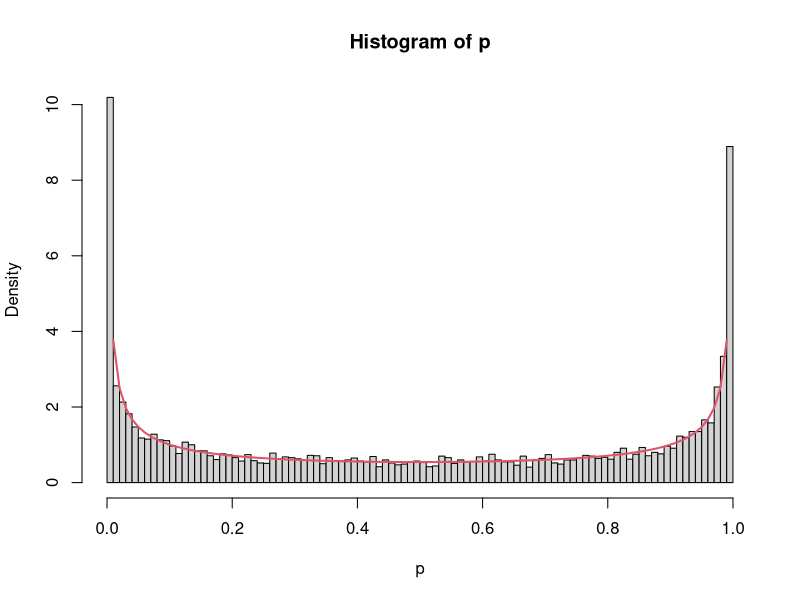

Generate this figure with R:
# WF_equilibrium.R
#
# Author: Bob Verity
# Date: 2023-03-06
#
# Purpose:
# Simulate drift under the Wright-Fisher model with mutation. Explore the
# equilibrium allele frequency distribution.
#
# ------------------------------------------------------------------

# define parameters
N <- 1e2
mu <- 0.001
t_max <- 1e4  # this should be at least 5/mu to ensure approximately at equilibrium
p_init <- 0.5
reps <- 1e4

# vector for storing final allele frequency over reps
p <- rep(p_init, reps)

# simulate drift and mutation
for (i in 2:t_max) {
  
  # write progress to console
  if ((i %% 1e3) == 0) {
    message(i)
  }
  
  # update allele frequencies
  p_mut <- p*(1 - mu) + (1 - p)*mu
  p <- rbinom(reps, 2*N, p_mut) / (2*N)
}

# plot simulated equilibrium allele frequency distribution
hist(p, probability = TRUE, breaks = seq(0, 1, 0.01))

# overlay analytical solution
x <- seq(0, 1, 0.01)
theta <- 4*N*mu
fx <- dbeta(x, shape1 = theta, shape2 = theta)

lines(x, fx, col = 2, lwd = 2)



